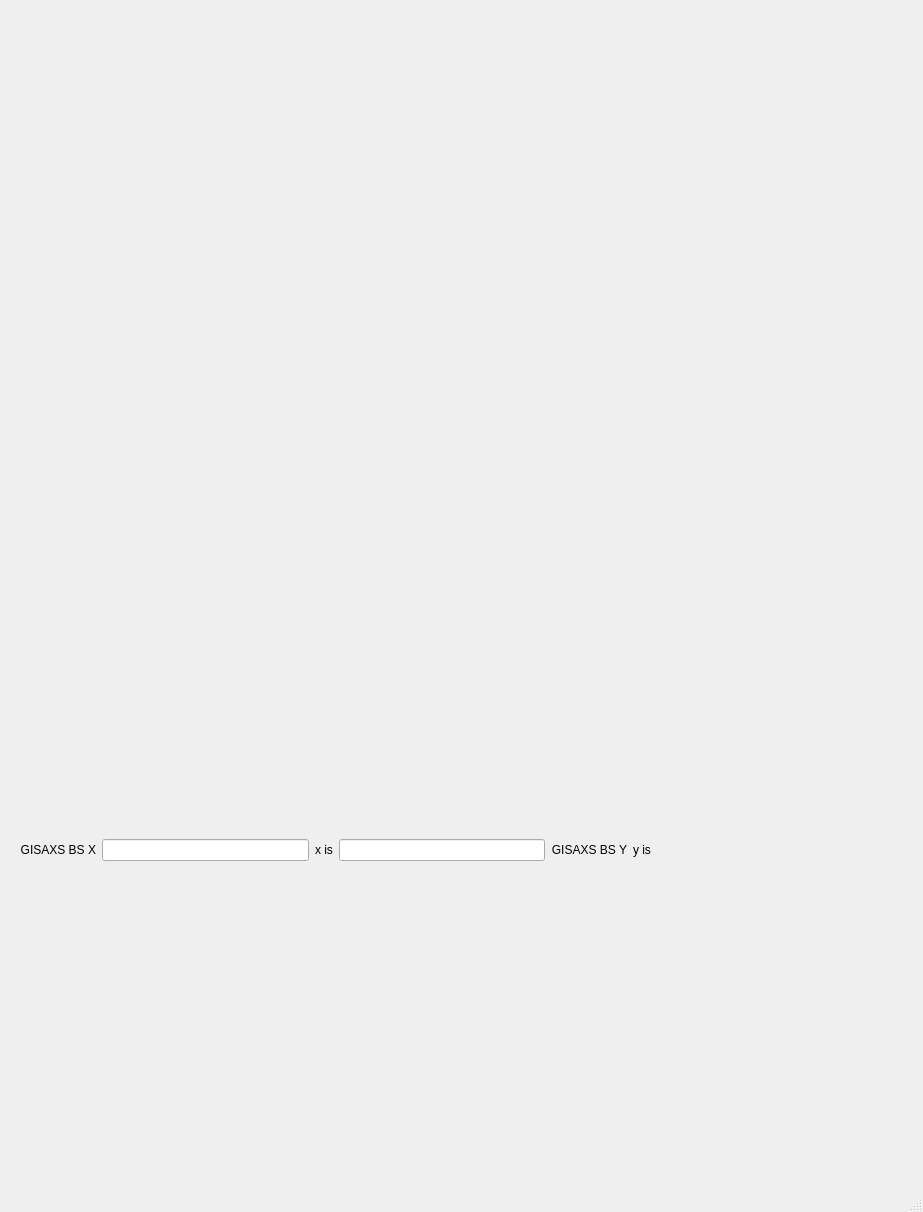
<?xml version="1.0" encoding="UTF-8"?>
<ui version="4.0">
 <class>MainWindow</class>
 <widget class="QMainWindow" name="MainWindow">
  <property name="geometry">
   <rect>
    <x>0</x>
    <y>0</y>
    <width>923</width>
    <height>1212</height>
   </rect>
  </property>
  <property name="windowTitle">
   <string>MainWindow</string>
  </property>
  <widget class="QWidget" name="centralwidget">
   <widget class="QWidget" name="horizontalLayoutWidget">
    <property name="geometry">
     <rect>
      <x>20</x>
      <y>810</y>
      <width>631</width>
      <height>80</height>
     </rect>
    </property>
    <layout class="QHBoxLayout" name="gisaxshbox">
     <item>
      <widget class="QLabel" name="gisaxs_bs_x_lab">
       <property name="text">
        <string>GISAXS BS X</string>
       </property>
       <property name="alignment">
        <set>Qt::AlignRight|Qt::AlignTrailing|Qt::AlignVCenter</set>
       </property>
      </widget>
     </item>
     <item>
      <widget class="QLineEdit" name="lineEdit">
       <property name="text">
        <string/>
       </property>
      </widget>
     </item>
     <item>
      <widget class="QLabel" name="gisaxs_bs_x_rbv">
       <property name="sizePolicy">
        <sizepolicy hsizetype="Preferred" vsizetype="Preferred">
         <horstretch>0</horstretch>
         <verstretch>0</verstretch>
        </sizepolicy>
       </property>
       <property name="text">
        <string>x is</string>
       </property>
      </widget>
     </item>
     <item>
      <widget class="QLineEdit" name="lineEdit_2"/>
     </item>
     <item>
      <widget class="QLabel" name="gisaxs_bs_y_lab">
       <property name="text">
        <string>GISAXS BS Y</string>
       </property>
       <property name="alignment">
        <set>Qt::AlignRight|Qt::AlignTrailing|Qt::AlignVCenter</set>
       </property>
      </widget>
     </item>
     <item>
      <widget class="QLabel" name="gisaxs_bs_y_rbv">
       <property name="text">
        <string>y is</string>
       </property>
      </widget>
     </item>
    </layout>
   </widget>
  </widget>
  <widget class="QMenuBar" name="menubar">
   <property name="geometry">
    <rect>
     <x>0</x>
     <y>0</y>
     <width>923</width>
     <height>20</height>
    </rect>
   </property>
  </widget>
  <widget class="QStatusBar" name="statusbar"/>
 </widget>
 <resources/>
 <connections/>
</ui>
